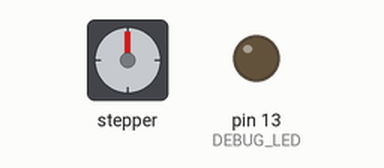
This program was run on a simulated Arduino Uno, built with avr-gcc and run on an emulated ATmega328P. On the bench: stepper motor, output pins drawn as LEDs (lit = HIGH). Wiring (inferred from the names in the program): stepper motor driver (200 steps per turn assumed): step pin 5; direction pin 2; enable pin 8. Pins used as bus, display or sensor lines are not drawn.

Above: at 0.05 s.
At 0.2 s:
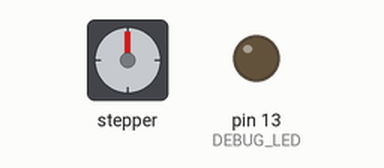
At 0.4 s:
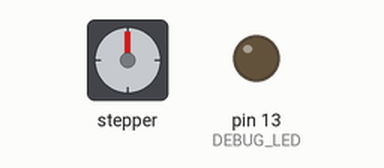
At 0.75 s:
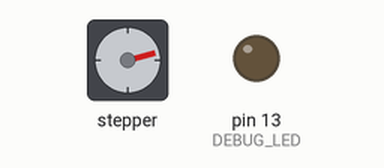
Timing chart, 0 to 3.0 s (numbered marks = the images above):
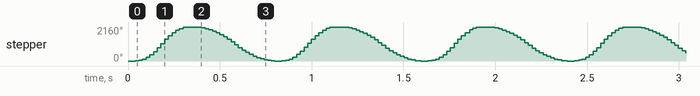

Measured:
- by itself, stepper: turns 2160° clockwise in 0.28 s, then 2160° counter-clockwise in 0.42 s, repeating every 0.80 s

The program:

main.cpp
```cpp
#include "main.h"

// Define pin numbers for motor control
constexpr int DIR_PIN = 2;    // Direction pin
constexpr int STEP_PIN = 5;   // Step pin
constexpr int ENABLE_PIN = 8; // Enable pin

// Debug LED pin
constexpr int DEBUG_LED = 13; // Built-in LED

constexpr int STEPS = 600;    // Number of steps per phase (half of 400 steps/rev)
constexpr int HEART_RATE = 60; // Target heart rate in beats per minute

// Overall runtime in seconds
constexpr unsigned long RUNTIME_SECONDS = 15; // Set runtime here (e.g., 60 seconds)
unsigned long runtimeMillis = RUNTIME_SECONDS * 1000UL; // Convert runtime to milliseconds
unsigned long startMillis;
unsigned long lastStepTime = 0;

// Position tracking relative to cycle start position
volatile long cyclePosition = 0; // Track position relative to start of cycle
long initialPosition = 0;  // Store the initial position as home
constexpr int HALF_REV = 200;   // Half revolution (400/2 steps)
constexpr int QUARTER_REV = 100; // Quarter revolution for each phase (400/4 steps)

// State machine states
enum class State {
  SYSTOLE_ACCEL,  // Always start with systole
  SYSTOLE_DECEL,
  DIASTOLE_ACCEL,
  DIASTOLE_DECEL,
  RETURN_TO_START,
  CYCLE_COMPLETE,
  SHUTDOWN,
  HOLD_POSITION,
  RETURN_TO_MANUAL_POSITION  // New state for returning to manually set position
};

// Initialize state to systole
State currentState = State::SYSTOLE_ACCEL;
int currentStep = 0;
int returnStepsRemaining = 0;
bool returnDirection = true;

// Motor control parameters
int delays[STEPS];  // Array to store delay times
const float angle = 1; // Angle of rotation per step
bool motorDirection = true;

// Add new variable to track if we should shutdown after cycle
bool shutdownRequested = false;
bool completeCurrentCycle = false;  // New flag to track if we should complete current cycle

// Add new variable to track manually set position
long manualPosition = 0;

void calculateDelays(float accel, int highSpeed) {
  const float c0 = 900 * sqrt(2 * angle / accel) * 0.67703; // Calculate initial delay
  float lastDelay = 0;

  // Calculate delay array for acceleration
  for (int i = 0; i < STEPS; i++) {
    float d = c0;
    if (i > 0) {
      d = lastDelay - (2 * lastDelay) / (4 * i + 1);
    }
    if (d < highSpeed) {
      d = highSpeed;
    }
    delays[i] = static_cast<int>(d);
    lastDelay = d;
  }
}

void enableMotor(bool enable) {
  digitalWrite(ENABLE_PIN, enable ? LOW : HIGH);
}

void setDirection(bool clockwise) {
  motorDirection = clockwise;
  digitalWrite(DIR_PIN, clockwise ? HIGH : LOW);  // HIGH for clockwise when looking at shaft
}

bool handleMotorStep(bool clockwise, int stepDelay) {
  unsigned long currentMicros = micros();
  if (currentMicros - lastStepTime >= stepDelay) {
    digitalWrite(STEP_PIN, HIGH);
    delayMicroseconds(2);
    digitalWrite(STEP_PIN, LOW);
    // Consistent position tracking: increment for counter-clockwise, decrement for clockwise
    cyclePosition += (clockwise ? -1 : 1);
    lastStepTime = currentMicros;
    return true;
  }
  return false;
}

void initializeSystoleState() {
  // Reset all parameters for systole
  currentState = State::SYSTOLE_ACCEL;
  currentStep = 0;
  cyclePosition = 0;
  calculateDelays(0.05, 1);  // Faster acceleration for systole (contraction) phase
  setDirection(true);  // clockwise for systole (contraction)
}

void setup() {
  pinMode(STEP_PIN, OUTPUT);
  pinMode(DIR_PIN, OUTPUT);
  pinMode(ENABLE_PIN, OUTPUT);
  pinMode(DEBUG_LED, OUTPUT);

  digitalWrite(ENABLE_PIN, LOW); // Enable motor driver

  // Store the initial position as home
  initialPosition = cyclePosition;

  // Initialize for normal operation
  startMillis = millis();
  initializeSystoleState();
}

// Function to handle manual position commands if needed
void handleSerialCommands() {
  // Empty implementation - manual control removed
}

void loop() {
  unsigned long currentMillis = millis();
  // Check if runtime exceeded, but only set the flag
  if (currentMillis - startMillis >= runtimeMillis && !shutdownRequested) {
    shutdownRequested = true;
    completeCurrentCycle = true;  // Set flag to complete current cycle
  }

  // Handle serial commands
  handleSerialCommands();

  switch (currentState) {
    case State::SYSTOLE_ACCEL:
      if (handleMotorStep(true, delays[currentStep])) {  // true for clockwise (systole/contraction)
        currentStep++;
        if (currentStep >= STEPS) {
          currentStep = 0;
          currentState = State::SYSTOLE_DECEL;
        }
      }
      break;

    case State::SYSTOLE_DECEL:
      if (handleMotorStep(true, delays[STEPS - currentStep - 1])) {  // true for clockwise (systole/contraction)
        currentStep++;
        if (currentStep >= STEPS) {
          currentStep = 0;
          calculateDelays(0.02 , 15);  // Slower acceleration for diastole (relaxation) phase
          setDirection(false);  // counter-clockwise for diastole (relaxation)
          currentState = State::DIASTOLE_ACCEL;
        }
      }
      break;

    case State::DIASTOLE_ACCEL:
      if (handleMotorStep(false, delays[currentStep])) {  // false for counter-clockwise (diastole/relaxation)
        currentStep++;
        if (currentStep >= STEPS) {
          currentStep = 0;
          currentState = State::DIASTOLE_DECEL;
        }
      }
      break;

    case State::DIASTOLE_DECEL:
      if (handleMotorStep(false, delays[STEPS - currentStep - 1])) {  // false for counter-clockwise (diastole/relaxation)
        currentStep++;
        if (currentStep >= STEPS) {
          // If shutdown was requested and we're in diastole, go to shutdown
          if (shutdownRequested && completeCurrentCycle) {
            completeCurrentCycle = false;
            currentState = State::SHUTDOWN;
          } else if (cyclePosition != initialPosition) {
            // If not at start, do return
            currentState = State::RETURN_TO_START;
            returnStepsRemaining = abs(cyclePosition - initialPosition);
            returnDirection = cyclePosition < initialPosition;
            setDirection(returnDirection);
          } else {
            // If at start and shutdown requested, go to shutdown
            if (shutdownRequested) {
              currentState = State::SHUTDOWN;
            } else {
              // Otherwise continue with next cycle
              currentState = State::CYCLE_COMPLETE;
              calculateDelays(0.05, 1);  // Faster acceleration for next systole (contraction)
              setDirection(true);  // clockwise for next systole (contraction)
              currentStep = 0;
            }
          }
        }
      }
      break;

    case State::RETURN_TO_START:
      if (returnStepsRemaining > 0) {
        returnDirection = cyclePosition < initialPosition;  // Recalculate direction
        setDirection(returnDirection);
        if (handleMotorStep(returnDirection, 40)) {  // Extremely fast return
          returnStepsRemaining--;
        }
      } else {
        // Check if we're at initial position
        if (abs(cyclePosition - initialPosition) < 5) {  // Allow small tolerance
          cyclePosition = initialPosition;  // Force to exact initial position
          // If shutdown was requested, go to shutdown
          if (shutdownRequested) {
            currentState = State::SHUTDOWN;
          } else {
            currentState = State::CYCLE_COMPLETE;
            calculateDelays(0.05, 1);  // Reset to systole speed for next cycle
            setDirection(true);  // clockwise for systole
            currentStep = 0;
          }
        } else {
          // If not at initial position, recalculate return
          returnStepsRemaining = abs(cyclePosition - initialPosition);
          returnDirection = cyclePosition < initialPosition;
        }
      }
      break;

    case State::CYCLE_COMPLETE:
      // Only start new cycle if not shutting down
      if (!shutdownRequested) {
        currentState = State::SYSTOLE_ACCEL;
      }
      break;

    case State::SHUTDOWN:
      if (abs(cyclePosition - initialPosition) > 5) {  // Check if we're not at home with tolerance
        // Return to initial position before final shutdown
        returnStepsRemaining = abs(cyclePosition - initialPosition);
        returnDirection = cyclePosition < initialPosition;
        setDirection(returnDirection);

        if (handleMotorStep(returnDirection, 250)) {  // Moderate speed return
          returnStepsRemaining--;
        }
      } else {
        cyclePosition = initialPosition;  // Force to exact initial position
        currentState = State::HOLD_POSITION;
        // Keep motor enabled to maintain position at end of runtime
      }
      break;

    case State::HOLD_POSITION:
      // Keep motor enabled and actively holding position
      // No movement needed if we're at the correct position
      break;

    case State::RETURN_TO_MANUAL_POSITION:
      if (cyclePosition != manualPosition) {
        bool dir = cyclePosition < manualPosition;
        setDirection(dir);
        if (handleMotorStep(dir, 40)) {  // Fast return to position
          if (dir) {
            cyclePosition++;
          } else {
            cyclePosition--;
          }
        }
      } else {
        currentState = State::HOLD_POSITION;
      }
      break;

    default:
      initializeSystoleState();
      break;
  }
}
```

main.h
```cpp
#ifndef MAIN_H
#define MAIN_H

#include <Arduino.h>

// Function declarations
void setup();
void loop();
void enableMotor(bool enable);
void setDirection(bool clockwise);
bool handleMotorStep(bool clockwise, int stepDelay);
void calculateDelays(float accel, int highSpeed);
void initializeSystoleState();

#endif // MAIN_H 
```
